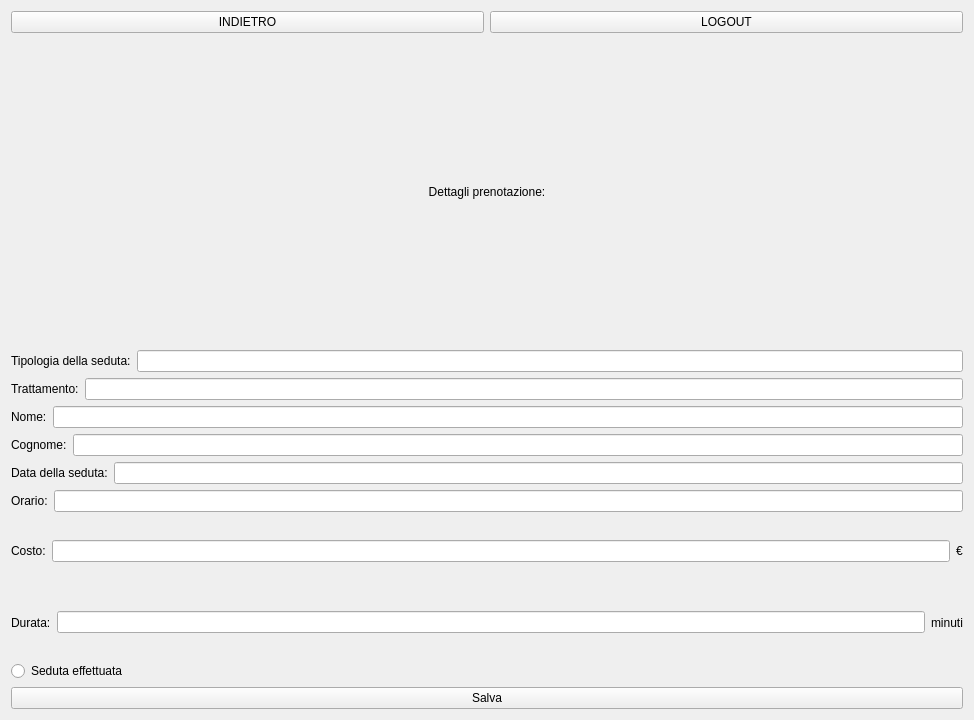
<?xml version="1.0" encoding="UTF-8"?>
<ui version="4.0">
 <class>Form</class>
 <widget class="QWidget" name="Form">
  <property name="geometry">
   <rect>
    <x>0</x>
    <y>0</y>
    <width>974</width>
    <height>720</height>
   </rect>
  </property>
  <property name="windowTitle">
   <string>Segretario - Modifica Prenotazione</string>
  </property>
  <layout class="QVBoxLayout" name="verticalLayout">
   <item>
    <layout class="QVBoxLayout" name="verticalLayoutPrincipale">
     <item>
      <layout class="QHBoxLayout" name="horizontalLayoutIndietroLogout">
       <item>
        <widget class="QPushButton" name="pushButtonIndietro">
         <property name="text">
          <string>INDIETRO</string>
         </property>
        </widget>
       </item>
       <item>
        <widget class="QPushButton" name="pushButtonLogout">
         <property name="text">
          <string>LOGOUT</string>
         </property>
        </widget>
       </item>
      </layout>
     </item>
     <item>
      <widget class="QLabel" name="labelDettagliTrattamento">
       <property name="font">
        <font>
         <pointsize>9</pointsize>
        </font>
       </property>
       <property name="text">
        <string>Dettagli prenotazione:</string>
       </property>
       <property name="alignment">
        <set>Qt::AlignCenter</set>
       </property>
      </widget>
     </item>
     <item>
      <layout class="QVBoxLayout" name="verticalLayoutDatiTrattamento">
       <item>
        <layout class="QHBoxLayout" name="horizontalLayout_4">
         <item>
          <widget class="QLabel" name="labelTipologia">
           <property name="maximumSize">
            <size>
             <width>135</width>
             <height>16777215</height>
            </size>
           </property>
           <property name="text">
            <string>Tipologia della seduta:</string>
           </property>
          </widget>
         </item>
         <item>
          <widget class="QLineEdit" name="lineEditTipologia"/>
         </item>
        </layout>
       </item>
       <item>
        <layout class="QHBoxLayout" name="horizontalLayout_8">
         <item>
          <widget class="QLabel" name="labelTrattamento">
           <property name="maximumSize">
            <size>
             <width>80</width>
             <height>16777215</height>
            </size>
           </property>
           <property name="text">
            <string>Trattamento:</string>
           </property>
          </widget>
         </item>
         <item>
          <widget class="QLineEdit" name="lineEditTrattamento"/>
         </item>
        </layout>
       </item>
       <item>
        <layout class="QHBoxLayout" name="horizontalLayoutNome">
         <item>
          <widget class="QLabel" name="labelNome">
           <property name="maximumSize">
            <size>
             <width>45</width>
             <height>16777215</height>
            </size>
           </property>
           <property name="text">
            <string>Nome:</string>
           </property>
          </widget>
         </item>
         <item>
          <widget class="QLineEdit" name="lineEditNome"/>
         </item>
        </layout>
       </item>
       <item>
        <layout class="QHBoxLayout" name="horizontalLayoutClasse">
         <item>
          <widget class="QLabel" name="labelCognome">
           <property name="maximumSize">
            <size>
             <width>65</width>
             <height>16777215</height>
            </size>
           </property>
           <property name="text">
            <string>Cognome:</string>
           </property>
          </widget>
         </item>
         <item>
          <widget class="QLineEdit" name="lineEditCognome"/>
         </item>
        </layout>
       </item>
       <item>
        <layout class="QHBoxLayout" name="horizontalLayout_2">
         <item>
          <widget class="QLabel" name="labelData">
           <property name="maximumSize">
            <size>
             <width>110</width>
             <height>16777215</height>
            </size>
           </property>
           <property name="text">
            <string>Data della seduta:</string>
           </property>
          </widget>
         </item>
         <item>
          <widget class="QLineEdit" name="lineEditData"/>
         </item>
        </layout>
       </item>
       <item>
        <layout class="QHBoxLayout" name="horizontalLayout_3">
         <item>
          <widget class="QLabel" name="labelOrario">
           <property name="maximumSize">
            <size>
             <width>45</width>
             <height>16777215</height>
            </size>
           </property>
           <property name="text">
            <string>Orario:</string>
           </property>
          </widget>
         </item>
         <item>
          <widget class="QLineEdit" name="lineEditOrario"/>
         </item>
        </layout>
       </item>
       <item>
        <layout class="QHBoxLayout" name="horizontalLayoutCosto">
         <item>
          <widget class="QLabel" name="labelCosto">
           <property name="maximumSize">
            <size>
             <width>45</width>
             <height>16777215</height>
            </size>
           </property>
           <property name="text">
            <string>Costo:</string>
           </property>
          </widget>
         </item>
         <item>
          <widget class="QLineEdit" name="lineEditCosto"/>
         </item>
         <item>
          <widget class="QLabel" name="labelEuro">
           <property name="text">
            <string>€</string>
           </property>
          </widget>
         </item>
        </layout>
       </item>
       <item>
        <layout class="QHBoxLayout" name="horizontalLayoutDurata">
         <item>
          <widget class="QLabel" name="labelDurata">
           <property name="maximumSize">
            <size>
             <width>50</width>
             <height>16777215</height>
            </size>
           </property>
           <property name="text">
            <string>Durata:</string>
           </property>
          </widget>
         </item>
         <item>
          <widget class="QLineEdit" name="lineEditDurata"/>
         </item>
         <item>
          <widget class="QLabel" name="labelMinuti">
           <property name="text">
            <string>minuti</string>
           </property>
          </widget>
         </item>
        </layout>
       </item>
      </layout>
     </item>
     <item>
      <widget class="QRadioButton" name="radioButtonSedutaEffettuata">
       <property name="text">
        <string>Seduta effettuata</string>
       </property>
      </widget>
     </item>
     <item>
      <layout class="QHBoxLayout" name="horizontalLayoutEliminaModificaTra">
       <item>
        <widget class="QPushButton" name="pushButtonModificaSalva">
         <property name="text">
          <string>Salva</string>
         </property>
        </widget>
       </item>
      </layout>
     </item>
    </layout>
   </item>
  </layout>
 </widget>
 <resources/>
 <connections/>
</ui>
